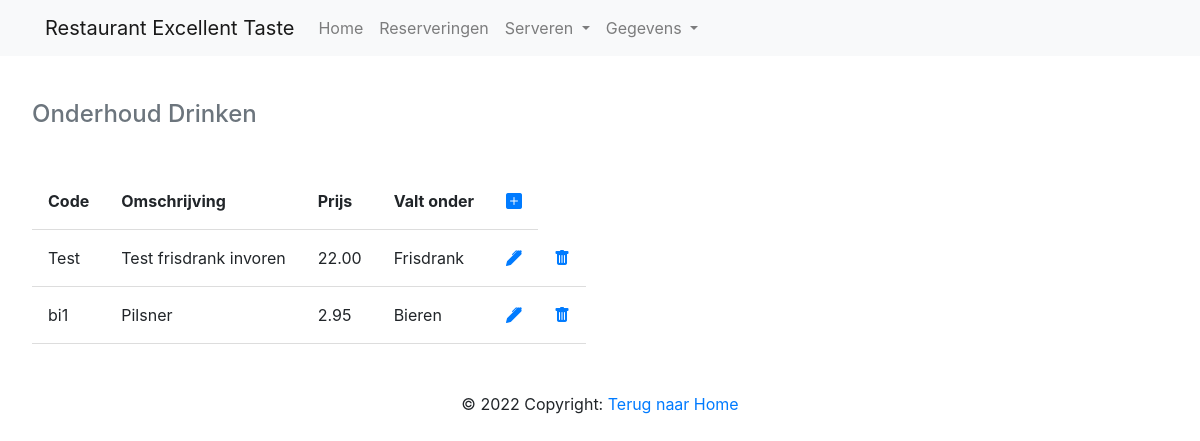
The app's page /index.php?page=GerechtDrinken with its own data.
### tables this page shows
CREATE TABLE `menuitems` (
  `ID` int(11) NOT NULL,
  `Code` varchar(255) DEFAULT NULL,
  `Naam` varchar(255) DEFAULT NULL,
  `Gerechtsoort_ID` int(11) NOT NULL,
  `Prijs` decimal(10,2) NOT NULL
);

CREATE TABLE `gerechtsoorten` (
  `ID` int(11) NOT NULL,
  `Code` varchar(255) DEFAULT NULL,
  `Naam` varchar(255) DEFAULT NULL,
  `Gerechtcategorie_ID` int(11) NOT NULL
);

### DBconfig.php (called while the page is built)
<?php
class DB
{
    public $pdo;
    public function __construct($db, $username = NULL, $password = NULL, $host = '127.0.0.1', $port = 3306, $options = [])
    {
        $default_options = [
            PDO::ATTR_DEFAULT_FETCH_MODE => PDO::FETCH_ASSOC,
            PDO::ATTR_EMULATE_PREPARES => false,
            PDO::ATTR_ERRMODE => PDO::ERRMODE_EXCEPTION,
        ];
        $options = array_replace($default_options, $options);
        $dsn = "mysql:host=$host;dbname=$db;port=$port;charset=utf8mb4";
        try {
            $this->pdo = new \PDO($dsn, $username, $password, $options);
        } catch (\PDOException $e) {
            throw new \PDOException($e->getMessage(), (int)$e->getCode());
        }
    }
    public function run($sql, $args = NULL)
    {
        if (!$args)
        {
            return $this->pdo->query($sql);
        }
        $stmt = $this->pdo->prepare($sql);
        $stmt->execute($args);
        return $stmt;
    }
}
?>

### pages/GerechtDrinken.php (the view, shortened to what this page needs)
<!DOCTYPE html>
<html lang="nl">
<head>
</head>
<body>
    <div class="content">
        <?php
        $listDrinken = $db->run('SELECT * FROM menuitems WHERE Gerechtsoort_ID = 3 or Gerechtsoort_ID = 4');
        ?>
        <table id="overzicht">
            <caption style="caption-side:top">
                <h4>Onderhoud Drinken</h4>
            </caption>
            <thead>
                <tr>
                    <th> Code</th>
                    <th> Omschrijving</th>
                    <th> Prijs</th>
                    <th> Valt onder</th>
                    <th> <a href="index.php?page=newGerechtDrinken"><i class="bi bi-plus-square-fill"></i></a></th>
                </tr>
            </thead>
            <tbody>
                <?php
                if ($listDrinken->rowCount() > 0) {
                    while ($fetch_Drank = $listDrinken->fetch(PDO::FETCH_ASSOC)) {
                        $getNaamSub=$db->run('SELECT Naam FROM gerechtsoorten WHERE ID = ? LIMIT 1', [$fetch_Drank['Gerechtsoort_ID']])->fetch(PDO::FETCH_ASSOC);
                        foreach ($getNaamSub as $fetch_Sub) {
                            $SubNaam = $fetch_Sub;
                        }
                        $editLink = "<a href='index.php?page=editGerechtDrinken&ID=" . $fetch_Drank['Code'] . "'><i class='bi bi-pen-fill'></i></a>";
                ?>
                        <tr>
                            <td><span><?= $fetch_Drank['Code'] ?></span></td>
                            <td><span><?= $fetch_Drank['Naam'] ?></span></td>
                            <td><span><?= $fetch_Drank['Prijs'] ?></span></td>
                            <td><span><?= $SubNaam ?></span></td>
                            <td><span><?= $editLink ?></span></td>
                            <td><span><a href="index.php?page=GerechtDrinken&ID=<?= $fetch_Drank['ID'] ?>"><i class="bi bi-trash-fill"></i></a></span></td>
                        </tr>
                <?php
                    }
                } else {
                    echo '<p class="empty">Er zijn geen Drank gevonden</p>';
                }
                ?>
            </tbody>
        </table>
    </div>
</body>
</html>

### css/style.css (style rules this page uses)
* { margin:0; padding:0; box-sizing: border-box; outline: none; border:none; }
.content { padding:2rem; margin:0 auto; max-width: 1200px; }
h4 { margin-bottom: 2rem; }
caption { align-items: center; }
th, td { padding: 1rem; border-bottom: 1px solid #ddd; }

### records on screen
menuitems: Code "Test", Naam "Test frisdrank invoren", Prijs "22.00", Gerechtsoort_ID.Naam "Frisdrank"
menuitems: Code "bi1", Naam "Pilsner", Prijs "2.95", Gerechtsoort_ID.Naam "Bieren"
